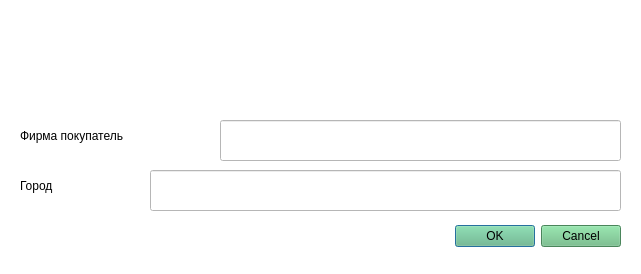
<?xml version="1.0" encoding="UTF-8"?>
<ui version="4.0">
 <class>Dialog</class>
 <widget class="QDialog" name="Dialog">
  <property name="geometry">
   <rect>
    <x>0</x>
    <y>0</y>
    <width>641</width>
    <height>274</height>
   </rect>
  </property>
  <property name="windowTitle">
   <string>Добавление/Редактирование</string>
  </property>
  <property name="windowIcon">
   <iconset>
    <normaloff>../../../Downloads/free-icon-open-book-2702134.png</normaloff>../../../Downloads/free-icon-open-book-2702134.png</iconset>
  </property>
  <property name="styleSheet">
   <string notr="true">background-color: rgb(255, 255, 255);</string>
  </property>
  <widget class="QDialogButtonBox" name="buttonBox">
   <property name="geometry">
    <rect>
     <x>320</x>
     <y>220</y>
     <width>301</width>
     <height>32</height>
    </rect>
   </property>
   <property name="styleSheet">
    <string notr="true">font: 12pt &quot;Segoe UI&quot;;

background-color: rgb(103, 186, 128);</string>
   </property>
   <property name="orientation">
    <enum>Qt::Horizontal</enum>
   </property>
   <property name="standardButtons">
    <set>QDialogButtonBox::Cancel|QDialogButtonBox::Ok</set>
   </property>
  </widget>
  <widget class="QLabel" name="label">
   <property name="geometry">
    <rect>
     <x>10</x>
     <y>10</y>
     <width>131</width>
     <height>100</height>
    </rect>
   </property>
   <property name="minimumSize">
    <size>
     <width>100</width>
     <height>100</height>
    </size>
   </property>
   <property name="styleSheet">
    <string notr="true">font: 18pt &quot;Impact&quot;;</string>
   </property>
   <property name="text">
    <string/>
   </property>
   <property name="pixmap">
    <pixmap>../../../Downloads/free-icon-open-book-2702134.png</pixmap>
   </property>
   <property name="scaledContents">
    <bool>true</bool>
   </property>
  </widget>
  <widget class="QLabel" name="label_2">
   <property name="geometry">
    <rect>
     <x>20</x>
     <y>120</y>
     <width>181</width>
     <height>31</height>
    </rect>
   </property>
   <property name="styleSheet">
    <string notr="true">font: 12pt &quot;Segoe UI&quot;;</string>
   </property>
   <property name="text">
    <string>Фирма покупатель</string>
   </property>
  </widget>
  <widget class="QLineEdit" name="lineEdit">
   <property name="geometry">
    <rect>
     <x>220</x>
     <y>120</y>
     <width>401</width>
     <height>41</height>
    </rect>
   </property>
  </widget>
  <widget class="QLineEdit" name="lineEdit_2">
   <property name="geometry">
    <rect>
     <x>150</x>
     <y>170</y>
     <width>471</width>
     <height>41</height>
    </rect>
   </property>
  </widget>
  <widget class="QLabel" name="label_3">
   <property name="geometry">
    <rect>
     <x>20</x>
     <y>170</y>
     <width>111</width>
     <height>31</height>
    </rect>
   </property>
   <property name="styleSheet">
    <string notr="true">font: 12pt &quot;Segoe UI&quot;;</string>
   </property>
   <property name="text">
    <string>Город</string>
   </property>
  </widget>
 </widget>
 <resources/>
 <connections>
  <connection>
   <sender>buttonBox</sender>
   <signal>accepted()</signal>
   <receiver>Dialog</receiver>
   <slot>accept()</slot>
   <hints>
    <hint type="sourcelabel">
     <x>248</x>
     <y>254</y>
    </hint>
    <hint type="destinationlabel">
     <x>157</x>
     <y>274</y>
    </hint>
   </hints>
  </connection>
  <connection>
   <sender>buttonBox</sender>
   <signal>rejected()</signal>
   <receiver>Dialog</receiver>
   <slot>reject()</slot>
   <hints>
    <hint type="sourcelabel">
     <x>316</x>
     <y>260</y>
    </hint>
    <hint type="destinationlabel">
     <x>286</x>
     <y>274</y>
    </hint>
   </hints>
  </connection>
 </connections>
</ui>
